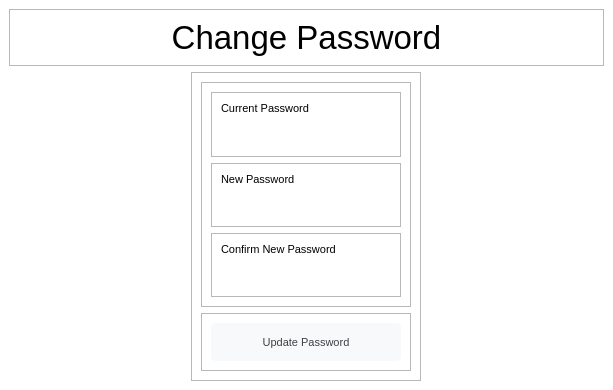
<?xml version="1.0" encoding="UTF-8"?>
<ui version="4.0">
 <class>MainWindow</class>
 <widget class="QMainWindow" name="MainWindow">
  <property name="geometry">
   <rect>
    <x>0</x>
    <y>0</y>
    <width>613</width>
    <height>390</height>
   </rect>
  </property>
  <property name="minimumSize">
   <size>
    <width>0</width>
    <height>0</height>
   </size>
  </property>
  <property name="maximumSize">
   <size>
    <width>16777215</width>
    <height>390</height>
   </size>
  </property>
  <property name="windowTitle">
   <string>MainWindow</string>
  </property>
  <property name="styleSheet">
   <string notr="true">
QLineEdit, QDateEdit {
	border: none;
	border-bottom:2px solid rgba(204,204,204,.3);
	border-radius: 1px;
}

QLineEdit,QComboBox {
height: 30px;
}

#centralwidget{
background-color:white;
}

QPushButton {
  background-color: #f8f9fa;
  border: 1px solid #f8f9fa;
  border-radius: 4px;
  color: #3c4043;
  height: 36px;
  line-height: 27px;
  min-width: 10px;
  padding: 0 16px;
  text-align: center;
  white-space: pre;
}

QPushButton:hover {
  border-color: #4285f4;
  outline: none;
}</string>
  </property>
  <widget class="QWidget" name="centralwidget">
   <property name="minimumSize">
    <size>
     <width>0</width>
     <height>280</height>
    </size>
   </property>
   <property name="maximumSize">
    <size>
     <width>16777215</width>
     <height>390</height>
    </size>
   </property>
   <layout class="QVBoxLayout" name="verticalLayout">
    <item alignment="Qt::AlignTop">
     <widget class="QFrame" name="frame">
      <property name="sizePolicy">
       <sizepolicy hsizetype="Preferred" vsizetype="Preferred">
        <horstretch>0</horstretch>
        <verstretch>0</verstretch>
       </sizepolicy>
      </property>
      <property name="frameShape">
       <enum>QFrame::StyledPanel</enum>
      </property>
      <property name="frameShadow">
       <enum>QFrame::Raised</enum>
      </property>
      <layout class="QVBoxLayout" name="verticalLayout_2">
       <item alignment="Qt::AlignTop">
        <widget class="QLabel" name="label">
         <property name="font">
          <font>
           <pointsize>25</pointsize>
          </font>
         </property>
         <property name="text">
          <string>Change Password</string>
         </property>
         <property name="alignment">
          <set>Qt::AlignCenter</set>
         </property>
        </widget>
       </item>
      </layout>
     </widget>
    </item>
    <item alignment="Qt::AlignHCenter">
     <widget class="QFrame" name="frame_2">
      <property name="sizePolicy">
       <sizepolicy hsizetype="Preferred" vsizetype="Expanding">
        <horstretch>0</horstretch>
        <verstretch>0</verstretch>
       </sizepolicy>
      </property>
      <property name="minimumSize">
       <size>
        <width>0</width>
        <height>200</height>
       </size>
      </property>
      <property name="maximumSize">
       <size>
        <width>16777215</width>
        <height>390</height>
       </size>
      </property>
      <property name="frameShape">
       <enum>QFrame::StyledPanel</enum>
      </property>
      <property name="frameShadow">
       <enum>QFrame::Raised</enum>
      </property>
      <layout class="QVBoxLayout" name="verticalLayout_8">
       <item>
        <widget class="QFrame" name="frame_6">
         <property name="sizePolicy">
          <sizepolicy hsizetype="Expanding" vsizetype="Preferred">
           <horstretch>0</horstretch>
           <verstretch>0</verstretch>
          </sizepolicy>
         </property>
         <property name="frameShape">
          <enum>QFrame::StyledPanel</enum>
         </property>
         <property name="frameShadow">
          <enum>QFrame::Raised</enum>
         </property>
         <layout class="QVBoxLayout" name="verticalLayout_7">
          <item>
           <widget class="QFrame" name="frame_5">
            <property name="minimumSize">
             <size>
              <width>0</width>
              <height>0</height>
             </size>
            </property>
            <property name="maximumSize">
             <size>
              <width>16777215</width>
              <height>16777215</height>
             </size>
            </property>
            <property name="frameShape">
             <enum>QFrame::StyledPanel</enum>
            </property>
            <property name="frameShadow">
             <enum>QFrame::Raised</enum>
            </property>
            <layout class="QVBoxLayout" name="verticalLayout_5">
             <item>
              <widget class="QLabel" name="label_5">
               <property name="font">
                <font>
                 <pointsize>8</pointsize>
                </font>
               </property>
               <property name="text">
                <string>Current Password</string>
               </property>
              </widget>
             </item>
             <item>
              <widget class="QLineEdit" name="txtCurrentPassword">
               <property name="maximumSize">
                <size>
                 <width>170</width>
                 <height>16777215</height>
                </size>
               </property>
               <property name="font">
                <font>
                 <pointsize>16</pointsize>
                </font>
               </property>
               <property name="echoMode">
                <enum>QLineEdit::Password</enum>
               </property>
              </widget>
             </item>
            </layout>
           </widget>
          </item>
          <item>
           <widget class="QFrame" name="frame_7">
            <property name="minimumSize">
             <size>
              <width>0</width>
              <height>0</height>
             </size>
            </property>
            <property name="maximumSize">
             <size>
              <width>16777215</width>
              <height>16777215</height>
             </size>
            </property>
            <property name="frameShape">
             <enum>QFrame::StyledPanel</enum>
            </property>
            <property name="frameShadow">
             <enum>QFrame::Raised</enum>
            </property>
            <layout class="QVBoxLayout" name="verticalLayout_4">
             <item>
              <widget class="QLabel" name="label_4">
               <property name="font">
                <font>
                 <pointsize>8</pointsize>
                </font>
               </property>
               <property name="text">
                <string>New Password</string>
               </property>
              </widget>
             </item>
             <item>
              <widget class="QLineEdit" name="txtNewPassword">
               <property name="maximumSize">
                <size>
                 <width>170</width>
                 <height>16777215</height>
                </size>
               </property>
               <property name="font">
                <font>
                 <pointsize>16</pointsize>
                </font>
               </property>
               <property name="echoMode">
                <enum>QLineEdit::Password</enum>
               </property>
              </widget>
             </item>
            </layout>
           </widget>
          </item>
          <item>
           <widget class="QFrame" name="frame_8">
            <property name="minimumSize">
             <size>
              <width>0</width>
              <height>0</height>
             </size>
            </property>
            <property name="maximumSize">
             <size>
              <width>16777215</width>
              <height>16777215</height>
             </size>
            </property>
            <property name="frameShape">
             <enum>QFrame::StyledPanel</enum>
            </property>
            <property name="frameShadow">
             <enum>QFrame::Raised</enum>
            </property>
            <layout class="QVBoxLayout" name="verticalLayout_6">
             <item>
              <widget class="QLabel" name="label_6">
               <property name="font">
                <font>
                 <pointsize>8</pointsize>
                </font>
               </property>
               <property name="text">
                <string>Confirm New Password</string>
               </property>
              </widget>
             </item>
             <item>
              <widget class="QLineEdit" name="txtConfirmPassword">
               <property name="maximumSize">
                <size>
                 <width>170</width>
                 <height>16777215</height>
                </size>
               </property>
               <property name="font">
                <font>
                 <pointsize>16</pointsize>
                </font>
               </property>
               <property name="echoMode">
                <enum>QLineEdit::Password</enum>
               </property>
              </widget>
             </item>
            </layout>
           </widget>
          </item>
         </layout>
        </widget>
       </item>
       <item>
        <widget class="QFrame" name="frame_3">
         <property name="frameShape">
          <enum>QFrame::StyledPanel</enum>
         </property>
         <property name="frameShadow">
          <enum>QFrame::Raised</enum>
         </property>
         <layout class="QVBoxLayout" name="verticalLayout_3">
          <item>
           <widget class="QPushButton" name="btnSubmit">
            <property name="minimumSize">
             <size>
              <width>44</width>
              <height>0</height>
             </size>
            </property>
            <property name="maximumSize">
             <size>
              <width>16777215</width>
              <height>16777215</height>
             </size>
            </property>
            <property name="font">
             <font>
              <pointsize>8</pointsize>
             </font>
            </property>
            <property name="text">
             <string>Update Password</string>
            </property>
           </widget>
          </item>
         </layout>
        </widget>
       </item>
      </layout>
     </widget>
    </item>
   </layout>
  </widget>
 </widget>
 <resources/>
 <connections/>
</ui>
